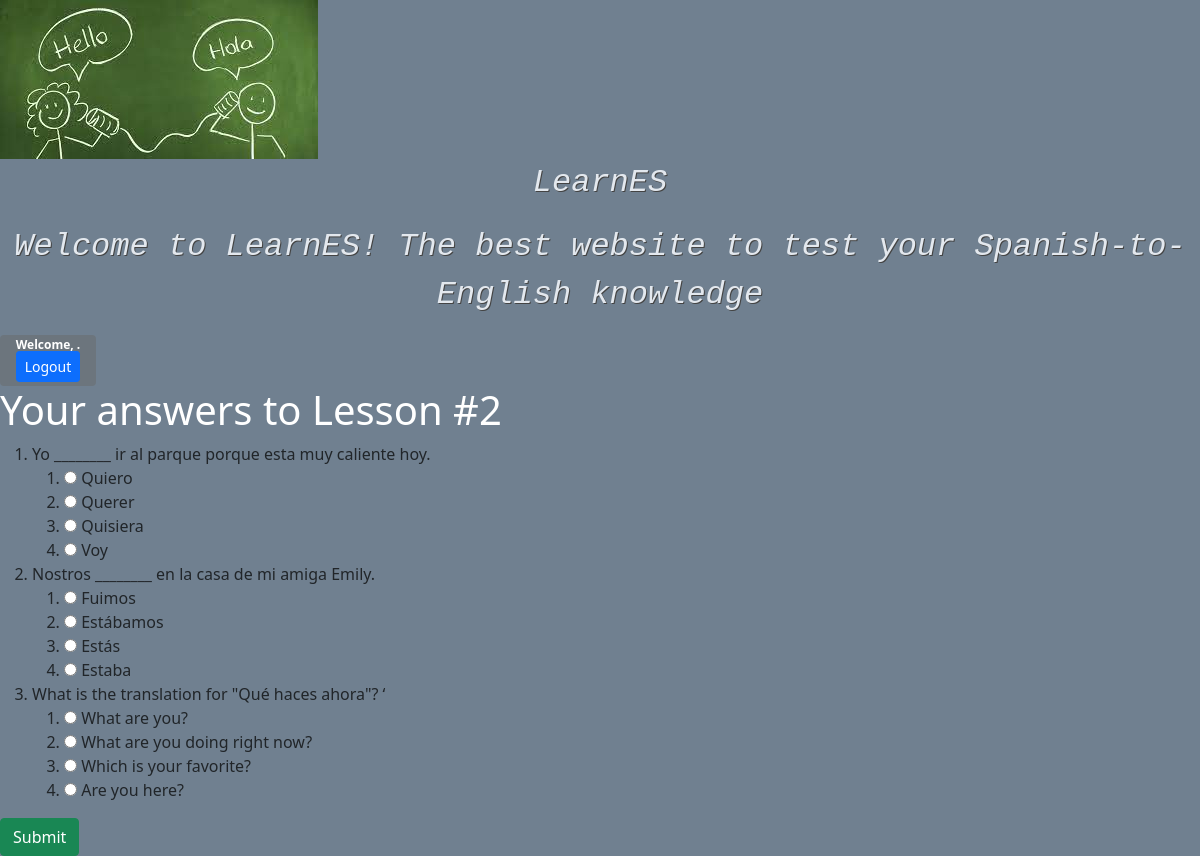
Screenshot of /lessons/2/submit/ with the database file from the repository.
### learnES/models.py (models this page shows, shortened)
class Lesson(models.Model):
  level = models.IntegerField(blank=False, default=0, validators=[MinValueValidator(1), MaxValueValidator(3)])
  description = models.CharField(max_length=300, null=True)
  number_of_questions = models.IntegerField(default=1)
  difficulty= models.CharField(max_length=50, blank=False)

class Question(models.Model):
  question = models.CharField(max_length=200, blank=False)
  lesson = models.ForeignKey(Lesson, on_delete=models.CASCADE)

class Answer(models.Model):
  content = models.CharField(max_length=200)
  correct = models.BooleanField(default=False)
  question = models.ForeignKey(Question, on_delete=models.CASCADE)

### learnES/views.py (the view)
# urls.py: path('lessons/<int:lesson_pk>/submit/', submit, name='lesson-submit'),
def submit(request, lesson_pk):
    if request.method == "POST":
        print(request.POST)
        lesson = get_object_or_404(Lesson, pk=lesson_pk)
        answers = Answer.objects.all()
        questions = lesson.question_set.all()
        correct = 0
        grade = 0
        for question in questions:
            q_id = question.id
            choice = request.POST.get(F"choice-{q_id}")
            if choice:
                correct_answer = question.get_correct_answer()
                if correct_answer.id == int(choice):
                    correct += 1
        grade = correct / 3 * 100
        if not lesson.grade_set.all().exists():
            lesson.grade_set.create(user=request.user, score=grade, lesson = lesson_pk)
        else:
          lesson.grade_set.create(user=request.user, score=grade, lesson = lesson_pk)
        context = {
            'correct': correct,
            'grade': grade,
        }
        return render(request, 'lessons/thanks.html', context)
    else:
        form = AnswerForm()
        lesson = get_object_or_404(Lesson, pk=lesson_pk)
        questions = lesson.question_set.all()
        answers = Answer.objects.all()
        context = {
            'questions': questions,
            'answers': answers,
            'form': form,
            "lesson": lesson,
        }
        return render(request, 'lessons/submit.html', context)

### learnES/forms.py
class AnswerForm(forms.Form):
  answer1 = forms.BooleanField()
  answer2 = forms.BooleanField()
  answer3 = forms.BooleanField()
  answer4 = forms.BooleanField()

### learnES/templates/lessons/submit.html (shortened to what this page needs)
{% extends 'base.html' %}
{% block content %}
<h1 class="white">Your answers to Lesson #{{ lesson.level }}</h1>
<form method="post" action="{% url 'lesson-submit' lesson.id %}">
  <ol>
  {% for question in questions %}
    <li>{{ question.question }}</li>
    <ol>
    {% for answer in question.answer_set.all %}
    <li>
      <input type="radio" name="choice-{{question.id}}" value="{{ answer.id }}" > {{ answer.content }}
    </li>
    {% endfor %}
    </ol>
  {% endfor %}
  </ol>
  <button type="submit" class="btn btn-success">Submit</button>
</form>
{% endblock %}

### learnES/static/base.css (style rules this page uses)
body { background-color: slategray; }
.white { color: white; }

### rows the page displays
Lesson: level "2"
Question: question "Yo ________ ir al parque porque esta muy caliente hoy."
Answer: content "Quiero"
Answer: content "Querer"
Answer: content "Quisiera"
Answer: content "Voy"
Question: question "Nostros ________ en la casa de mi amiga Emily."
Answer: content "Fuimos"
Answer: content "Estábamos"
Answer: content "Estás"
Answer: content "Estaba"
Question: question "What is the translation for \"Qué haces ahora\"? ‘"
Answer: content "What are you?"
Answer: content "What are you doing right now?"
Answer: content "Which is your favorite?"
Answer: content "Are you here?"
